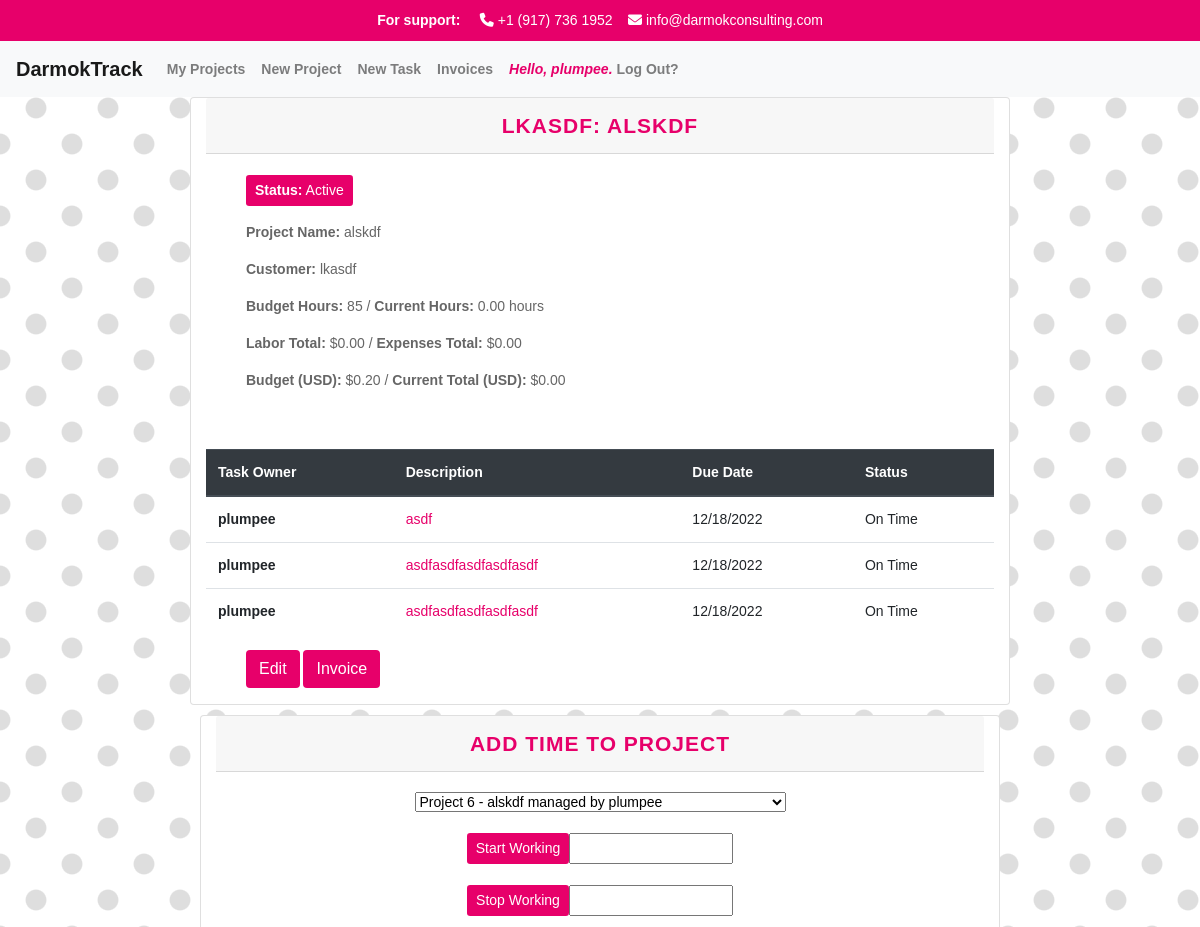
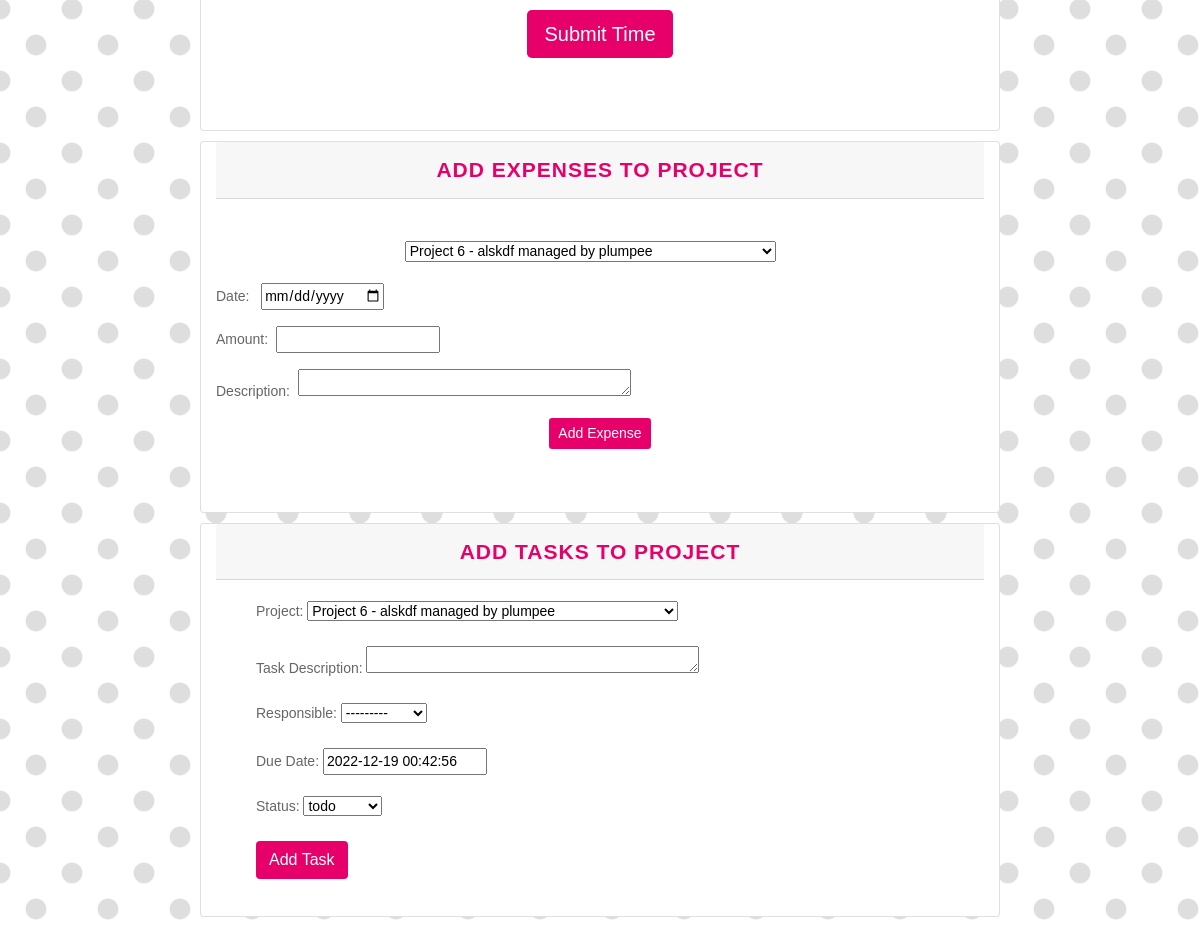
/project/6 (signed in), run on the app's committed database (2 pictures, top to bottom).
### apps/track/models.py (models this page shows, shortened)
class User(AbstractUser):
    def __str__(self):
        return self.username

class Project(models.Model):
    PENDING = 'pending'
    PAID = 'paid'
    CREDIT_MEMO = 'credit_memo'
    CHOICES_STATUS = {
        (PENDING, 'pending'),
        (PAID, 'paid'),
        (CREDIT_MEMO, 'credit_memo'),
    }
    project_manager = models.ForeignKey(User, related_name='project_manager', on_delete=models.CASCADE)
    name = models.CharField('Project Name', max_length=250)
    start = models.DateTimeField(auto_now_add=True)
    customer = models.CharField(max_length=250)
    customer_address = models.CharField(max_length=250, null=True)
    customer_citystatezip = models.CharField(max_length=250, null=True)
    budget_hours = models.IntegerField(default=0)
    budget_dollars = models.DecimalField(max_digits=10, decimal_places=2, default=0.00)
    is_active = models.BooleanField('Active', default=True)
    projects = models.ForeignKey(User, blank=True, related_name='project_list', on_delete=models.CASCADE)
    time_models = models.ManyToManyField(TimeModel, related_name='projects')
    invoice_status = models.CharField(max_length=25, choices=CHOICES_STATUS, default=PENDING)
    class Meta:
        ordering = ['-start']
    def __str__(self):
        return f'Project {self.id} - {self.name} managed by {self.project_manager.username}'
    def get_elapsed_time(self):
        elapsed_time = self.timemodel_set.all().aggregate(Sum('elapsed_time'))
        if elapsed_time['elapsed_time__sum'] is None:
            return 0
        elapsed_time_seconds = elapsed_time['elapsed_time__sum']
        elapsed_time_timedelta = timedelta(seconds=elapsed_time_seconds)
        elapsed_time_hours = elapsed_time_timedelta / timedelta(hours=1)
        return elapsed_time_hours

class ProjectTask(models.Model):
    TODO = 'todo'
    COMPLETE = 'complete'
    CANCELED = 'canceled'
    CHOICES_STATUS = {
        (TODO, 'todo'),
        (COMPLETE, 'complete'),
        (CANCELED, 'canceled'),
    }
    project = models.ForeignKey(Project, related_name='tasks', on_delete=models.CASCADE)
    description = models.CharField('Task Description', max_length=250)
    task_owner = models.ForeignKey(User, related_name='task_owner', on_delete=models.CASCADE)
    created = models.DateTimeField(auto_now_add=True)
    status = models.CharField(max_length=25, choices=CHOICES_STATUS, default=TODO)
    due_date = models.DateTimeField(default=default_future)
    class Meta:
        ordering = ['due_date']

### apps/track/views.py (the view, shortened to what this page needs)
# urls.py: path('project/<int:id>', views.project, name='project'),
def project(request, id):
    projects = Project.objects.filter(id=id)
    project = Project.objects.get(id=id)
    time_models = project.time_models.all()
    form = AddTaskForm(initial={'project': project})
    timeform = TimeForm(initial={'project': project})
    tasks = ProjectTask.objects.filter(project=project)
    expenseform = ExpenseForm(initial={'project': project})
    expenses = Expense.objects.filter(project=project)
    total_expenses = sum([expense.amount for expense in expenses])
    tasks_todo = ProjectTask.objects.filter(project=project, status=ProjectTask.TODO)
    tasks_complete = ProjectTask.objects.filter(project=project, status=ProjectTask.COMPLETE)
    tasks_canceled = ProjectTask.objects.filter(project=project, status=ProjectTask.CANCELED)
    elapsed_time = project.get_elapsed_time()
    elapsed_time = Decimal(elapsed_time)
    project_total = elapsed_time * 200 + total_expenses
    return render(request, 'track/project.html', {
        'projects': projects,
        'id': id,
        'tasks_todo': tasks_todo,
        'tasks_complete': tasks_complete,
        'tasks_canceled': tasks_canceled,
        'form': form,
        'timeform': timeform,
        'project': project,
        'time_models': time_models,
        'elapsed_time': elapsed_time,
        'tasks': tasks,
        'expenseform': expenseform,
        'expenses': expenses,
        'total_expenses': total_expenses,
        'project_total': project_total,
    })

### apps/track/forms.py
class AddTaskForm(forms.ModelForm):
    class Meta:
        model = ProjectTask
        fields = (
            'project',
            'description',
            'task_owner',
            'due_date',
            'status',
            )
        labels = {
            'project': ('Project'),
            'description': ('Task Description'),
            'task_owner': ('Responsible'),
            'due_date': ('Due Date'),
            'status': ('Status'),
        }
        widgets = {
            'description': forms.Textarea(attrs={'rows': 1}),
        }

class TimeForm(forms.ModelForm):
    class Meta:
        model = TimeModel
        fields = ('start_time', 'end_time', 'project', )
        widgets = {
            'start_time': forms.TextInput(attrs={'id': 'start_time'}),
            'end_time': forms.TextInput(attrs={'id': 'end_time'}),
            'project': Select(),
        }
    project = forms.ModelChoiceField(queryset=Project.objects.all())

### apps/track/models.py (called while the page is built)
def default_future():
    return timezone.now() + timezone.timedelta(days=7)

### apps/track/templates/track/project.html (shortened to what this page needs)
{% extends 'track/layout.html' %}
{% load mathfilters %}
{% load humanize %}
{% load static %}
{% block body %}
    {% if user.is_authenticated %}
        <div class="row">
            {% for project in projects %}
                <div class="card col-sm-8">
                    <div class="card-header">
                        <h3 class="card-title mb-0">
                            {{ project.customer }}: {{ project.name }}
                        </h3>
                    </div>
                <br>
                <ul>
                        {% url 'toggle_project_status' project.id as toggle_url %}
                        <a href="{{ toggle_url }}" class="btn btn-darmok btn-sm">
                            <strong>Status:</strong>
                        {% if project.is_active %}
                            Active
                        {% else %}
                            <div class="inactive">
                                Inactive
                            </div>
                        {% endif %}
                        </a>
                </ul>
                <ul><strong>Project Name:</strong> {{ project.name }}</ul>
                <ul><strong>Customer:</strong> {{ project.customer }}</ul>
                <ul><strong>Budget Hours:</strong> {{ project.budget_hours }} / <strong>Current Hours:</strong>
                    {{ elapsed_time|floatformat:2 }} hours</ul>
                <ul><strong>Labor Total:</strong> ${{ elapsed_time|mul:200|floatformat:2|intcomma }} / <strong>Expenses Total:</strong> ${{ total_expenses|floatformat:2|intcomma }}</ul>
                <ul><strong>Budget (USD):</strong> ${{ project.budget_dollars }} / <strong>Current Total (USD):</strong> ${{ project_total|floatformat:2|intcomma }}</ul>
                <br>
                {% if project.is_active %}
                    <table class="table">
                        <thead class="thead-dark">
                            <tr>
                                <th scope="col">Task Owner</th>
                                <th scope="col">Description</th>
                                <th scope="col">Due Date</th>
                                <th scope="col">Status</th>
                            </tr>
                        </thead>
                        {% if tasks_todo %}
                    {% for task in tasks_todo %}
                        <tr>
                            <th scope="row">{{ task.task_owner }}</th>
                            <td><a href="{% url 'update_task' task.pk %}">{{ task.description }}</a></td>
                            <td>{{ task.due_date|date:"SHORT_DATE_FORMAT" }}</td>
                            {% now "Y-m-d" as todays_date %}{% if todays_date > task.due_date|date:"Y-m-d" %}
                            <td id="alert">Past due</id>{% else %}<td>On Time{% endif %}</td>
                        </tr>
                    {% endfor %}
                    {% endif %}
                        <br>
                    </table>
           {% endif %}
            {% if project.is_active %}
                <ul>
                    <a href="{% url 'edit_project' project.id %}" data-id="{{ project.id }}"><button type="button" class="btn btn-darmok">Edit</button></a>
                    <a href="{% url 'invoice' project_id=project.id %}" data-id="{{ project.id }}"><button type="button" class="btn btn-darmok">Invoice</button></a>
                </ul>
            {% else %}
                <ul>
                    <button type="button" class="btn btn-secondary" disabled>Edit</button>
                    <a href="{% url 'invoice' project_id=project.id %}" data-id="{{ project.id }}"><button type="button" class="btn btn-darmok">Invoice</button></a>
                </ul>
            {% endif %}
                </div>
            </div>
        </div>
        {% if project.is_active %}
                <div class="card col-sm-8">
                    <div class="card-header">
                        <h3 class="card-title mb-0">
                            Add Time to Project
                        </h3>
                    </div>
                <div class="{% if project.is_active %}card-body{% else %}card-body bg-inactive{% endif %}">
                    <form action="" method="post">
                            <div class="row justify-content-center">
                            {{ timeform.project }}
                            </div>
                            <br>
                            <div class="row justify-content-center">
                                <input type="button" class="btn btn-darmok btn-sm" value="Start Working" onclick="addCurrentTime('start_time')" /> {{ timeform.start_time }}
                            </div>
                            <br>
                            <div class="row justify-content-center">
                                <input type="button" class="btn btn-darmok btn-sm" value="Stop Working" onclick="addCurrentTime('end_time')" /> {{ timeform.end_time }}
                            </div>
                            <br>
                            <div class="row justify-content-center">
                                <button type="submit" class="btn btn-darmok btn-lg center" value="Submit">Submit Time</button>
                            </div>
                    </form>
                    <br>
                    <br>
                    </div>
                </div>
                <div class="card col-sm-8">
                    <div class="card-header">
                        <h3 class="card-title mb-0">
                            Add Expenses to Project
                        </h3>
                    </div>
                    <br>
                    <br>
                    <form action="" method = "post">
                        <div class="row justify-content-center">
                            {{ expenseform.project }} &nbsp; &nbsp; &nbsp;
                        </div>
                        <br>
                        <p>
                            Date: &nbsp; {{ expenseform.date }}
                        </p>
                        <p>
                            Amount: &nbsp;{{ expenseform.amount }}
                        </p>
                        <p>
                            Description: &nbsp;{{ expenseform.description }}
                        </p>
                        <div class="row justify-content-center">
                            <button class="btn btn-darmok btn-sm" type = "submit">Add Expense</button>
                        </div>
                        <br>
                    </form>
                    <br>
                    <br>
                    </div>
                    <div class="card col-sm-8">
                        <div class="card-header">
                            <h3 class="card-title mb-0">
                                Add Tasks to Project
                            </h3>
                        </div>
                        <br>
                        {% if project.is_active %}
                        <ul>
                            <form id = "add-task-form" method="POST" action="">
                                {{ form.as_p }}
                                <button type="submit" class="btn btn-darmok">Add Task</button>
                            </form>
                            </ul>
                            <br>
                        {% endif %}
                    </div>
                {% endif %}
        {% endfor %}
    {% endif %}
{% endblock %}

### apps/track/templates/track/layout.html (shortened to what this page needs)
{% load static %}
<!DOCTYPE html>
<html lang="en">
    <head>
      <link rel="stylesheet" href="https://stackpath.bootstrapcdn.com/bootstrap/4.4.1/css/bootstrap.min.css">
        <link href="{% static "/styles.css" %}" rel="stylesheet">
    </head>
    <body>
        <div class="top-bar">
            <strong>For support:</strong> &nbsp;&nbsp;&nbsp;
            <i class="fa-solid fa-phone"></i> +1 (917) 736 1952&nbsp;&nbsp;&nbsp;
            <i class="fa-solid fa-envelope"></i> info@darmokconsulting.com
        </div>
        <nav class="navbar navbar-expand-lg navbar-light bg-light">
            <a class="navbar-brand" href="{% url "index" %}">DarmokTrack</a>
                <div class="collapse navbar-collapse" id="navbarSupportedContent">
                  <ul class="navbar-nav mr-auto">
                    {% if user.is_authenticated %}
                    <li class="nav-item">
                        <a class="nav-link" href="{% url "projects" %}">My Projects</a>
                    <li class="nav-item">
                        <a class="nav-link" href="{% url "create_project" %}">New Project</a>
                    </li>
                    <li class="nav-item">
                        <a class="nav-link" href="{% url "create_task" %}">New Task</a>
                    </li>
                    <li class="nav-item">
                        <a class="nav-link" href="{% url "invoices_list" %}">Invoices</a>
                    </li>
                    <li class="nav-item">
                        <a class="nav-link" href="{% url "logout" %}"><em class="greeting">Hello, {{ user.username }}.</em> Log Out?</a>
                    </li>
                {% endif %}
                </div>
            </nav>
        <div class="body">
            {% block body %}
            {% endblock %}
    </body>
</html>

### apps/track/static/styles.css (style rules this page uses)
body { font-family: Helvetica, Arial, Lucida, sans-serif; font-size: 14px; color: #666; background-image: radial-gradient(rgb(222, 222, 222) 19.2%, transparent 21.6%), radial-gradient(rgb(222, 222, 222) 19.2%, transparent 21.6%); background-position: 0px 0px, 36px 36px; background-size: 72px 72px; background-color: rgb(255, 255, 255); }
a { color: #e7006a; }
h3 { font-family: 'Fjalla One', Helvetica, Arial, Lucida, sans-serif; font-size: 1.5em; font-weight: 700; text-transform: uppercase; color: #e7006a; letter-spacing: 1px; text-align: center; padding: 3px; }
.btn-darmok { color: white !important; background-color: #e7006a !important; }
.nav-item { font-weight: bold; }
.top-bar { background-color: #e7006a; color: #fff; text-align: center; padding: 10px; }
.greeting { color: #e7006a; }
.card { margin: 0 auto; float: none; margin-bottom: 10px; }
.navbar-brand { font-weight: bold; font-family: 'Fjalla One', Arial, Helvetica, sans-serif; }
.card-header { background-color: #f7f7f7; }
.center { margin: 0 auto; float: none; margin-bottom: 10px; }

### data on the page
User: username "plumpee"
Project: customer "LKASDF", name "ALSKDF", is_active "Active", name "alskdf", customer "lkasdf", budget_hours "85", elapsed_time "0.00", total_expenses "0.00", budget_dollars "0.20", project_total "0.00", due_date "2022-12-19 00:42:56"
ProjectTask: task_owner "plumpee", description "asdf", due_date "12/18/2022", shows "On Time"
ProjectTask: task_owner "plumpee", description "asdfasdfasdfasdfasdf", due_date "12/18/2022", shows "On Time"
ProjectTask: task_owner "plumpee", description "asdfasdfasdfasdfasdf", due_date "12/18/2022", shows "On Time"
